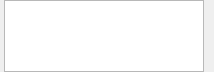
<?xml version="1.0" encoding="UTF-8"?>
<ui version="4.0">
 <class>studiomodel::LightingPanel</class>
 <widget class="QWidget" name="studiomodel::LightingPanel">
  <property name="geometry">
   <rect>
    <x>0</x>
    <y>0</y>
    <width>216</width>
    <height>75</height>
   </rect>
  </property>
  <property name="windowTitle">
   <string>Form</string>
  </property>
  <layout class="QHBoxLayout" name="horizontalLayout">
   <property name="sizeConstraint">
    <enum>QLayout::SetFixedSize</enum>
   </property>
   <property name="leftMargin">
    <number>4</number>
   </property>
   <property name="topMargin">
    <number>0</number>
   </property>
   <property name="rightMargin">
    <number>4</number>
   </property>
   <property name="bottomMargin">
    <number>0</number>
   </property>
   <item>
    <layout class="QVBoxLayout" name="verticalLayout">
     <property name="spacing">
      <number>0</number>
     </property>
     <property name="leftMargin">
      <number>0</number>
     </property>
     <property name="topMargin">
      <number>0</number>
     </property>
     <item>
      <widget class="QListWidget" name="Lights">
       <property name="sizePolicy">
        <sizepolicy hsizetype="Fixed" vsizetype="Preferred">
         <horstretch>0</horstretch>
         <verstretch>0</verstretch>
        </sizepolicy>
       </property>
       <property name="minimumSize">
        <size>
         <width>200</width>
         <height>0</height>
        </size>
       </property>
       <property name="maximumSize">
        <size>
         <width>200</width>
         <height>16777215</height>
        </size>
       </property>
       <property name="sizeAdjustPolicy">
        <enum>QAbstractScrollArea::AdjustToContentsOnFirstShow</enum>
       </property>
      </widget>
     </item>
    </layout>
   </item>
   <item>
    <widget class="QStackedWidget" name="LightSettingsContainer">
     <property name="sizePolicy">
      <sizepolicy hsizetype="Minimum" vsizetype="Preferred">
       <horstretch>0</horstretch>
       <verstretch>0</verstretch>
      </sizepolicy>
     </property>
    </widget>
   </item>
  </layout>
 </widget>
 <resources/>
 <connections/>
</ui>
